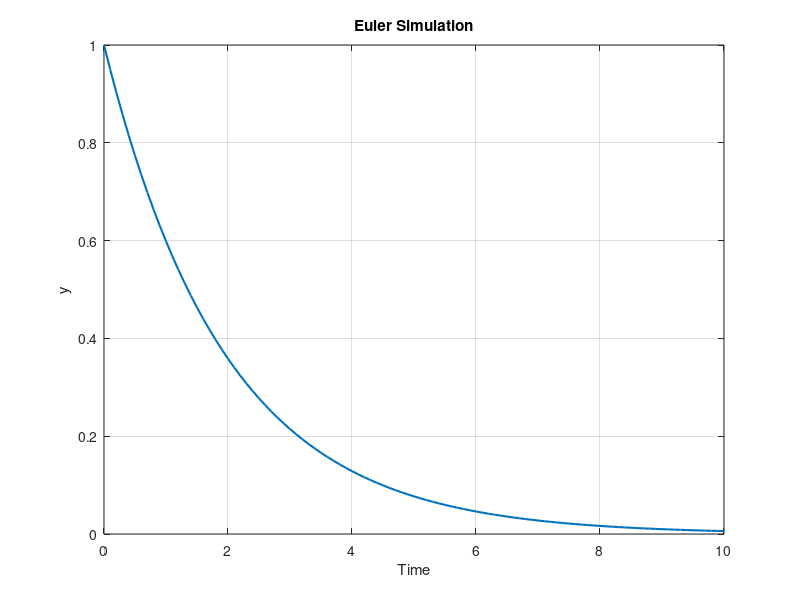
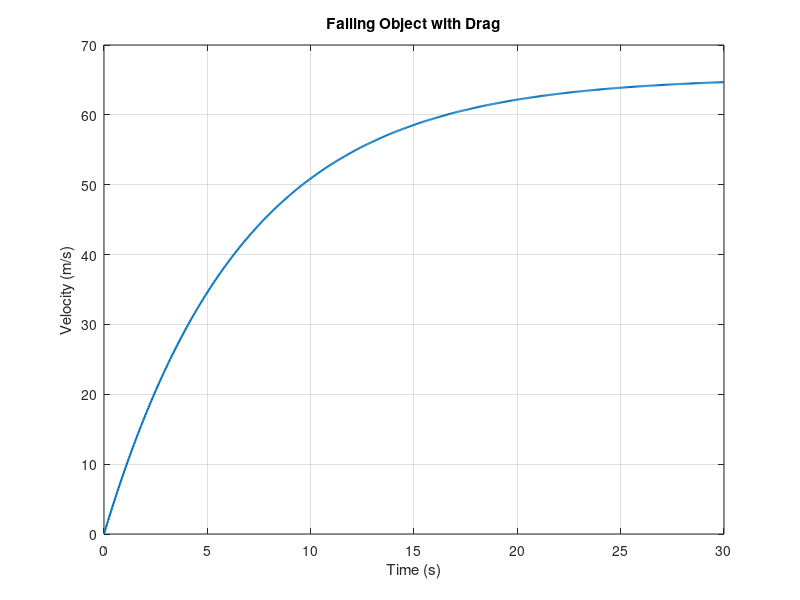
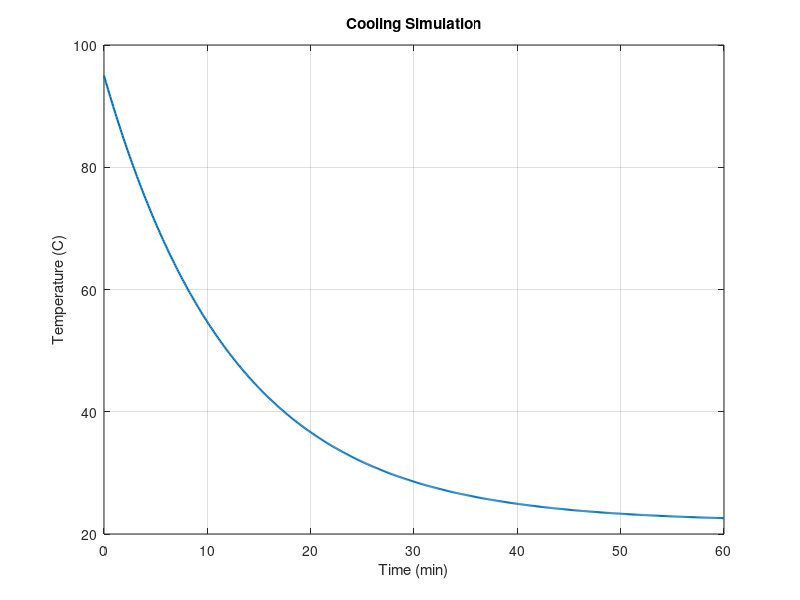
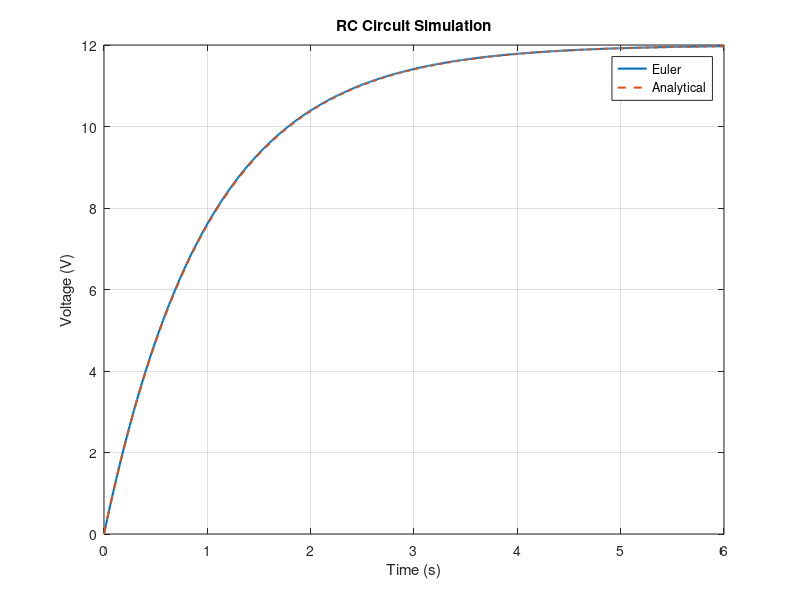

These charts were generated, in order, by the following MATLAB code:
%% Week 14 - Engineering Simulation and Computational Modeling
% ESC 113: Computer Aided Analysis for Engineering
%
% Run one section at a time.

clear
clc
close all

%% 1. Euler Method Example

dt = 0.1;
t = 0:dt:10;

y = zeros(size(t));
y(1) = 1;

for i = 1:length(t)-1
    dydt = -0.5*y(i);
    y(i+1) = y(i) + dt*dydt;
end

figure
plot(t,y,'LineWidth',1.5)
xlabel('Time')
ylabel('y')
title('Euler Simulation')
grid on

%% 2. Falling Object with Linear Drag

m = 80;
c = 12;
g = 9.81;

dt = 0.05;
t = 0:dt:30;

v = zeros(size(t));

for i = 1:length(t)-1
    dvdt = g - (c/m)*v(i);
    v(i+1) = v(i) + dt*dvdt;
end

figure
plot(t,v,'LineWidth',1.5)
xlabel('Time (s)')
ylabel('Velocity (m/s)')
title('Falling Object with Drag')
grid on

fprintf('Simulated final velocity = %.2f m/s\n',v(end))
fprintf('Analytical terminal velocity = %.2f m/s\n',m*g/c)

%% 3. Cooling Simulation

T0 = 95;
Tamb = 22;
k = 0.08;

dt = 0.1;
t = 0:dt:60;

T = zeros(size(t));
T(1) = T0;

for i = 1:length(t)-1
    dTdt = -k*(T(i)-Tamb);
    T(i+1) = T(i) + dt*dTdt;
end

figure
plot(t,T,'LineWidth',1.5)
xlabel('Time (min)')
ylabel('Temperature (C)')
title('Cooling Simulation')
grid on

%% 4. RC Circuit Simulation

Vs = 12;
R = 1000;
C = 0.001;

dt = 0.01;
t = 0:dt:6;

V = zeros(size(t));

for i = 1:length(t)-1
    dVdt = (Vs - V(i))/(R*C);
    V(i+1) = V(i) + dt*dVdt;
end

Vexact = Vs*(1-exp(-t/(R*C)));

figure
plot(t,V,'LineWidth',1.5)
hold on
plot(t,Vexact,'--','LineWidth',1.5)
hold off
xlabel('Time (s)')
ylabel('Voltage (V)')
title('RC Circuit Simulation')
legend('Euler','Analytical')
grid on

%% 5. Tank Simulation

Qin = 18;
Qout = 12;
capacity = 500;

dt = 1;
t = 0:dt:120;

volume = zeros(size(t));
volume(1) = 100;

for i = 1:length(t)-1
    volume(i+1) = volume(i) + dt*(Qin-Qout);

    if volume(i+1) >= capacity
        volume(i+1:end) = capacity;
        fprintf('Capacity reached at %.1f min\n',t(i+1))
        break
    end
end

figure
plot(t,volume,'LineWidth',1.5)
xlabel('Time (min)')
ylabel('Volume (L)')
title('Tank Volume Simulation')
grid on

%% 6. Parameter Study - Cooling Constant

k_values = [0.03 0.05 0.08 0.12];

figure
hold on

for k = k_values
    T = zeros(size(t));
    T(1) = 95;

    for i = 1:length(t)-1
        T(i+1) = T(i) + dt*(-k*(T(i)-22));
    end

    plot(t,T,'DisplayName',['k=' num2str(k)])
end

hold off
xlabel('Time')
ylabel('Temperature')
title('Cooling Parameter Study')
legend
grid on

%% 7. Review
%
% Verification:
% Did we solve the equations correctly?
%
% Validation:
% Does the model represent the physical system?
%
% Always document:
% assumptions
% parameters
% units
% time step
% model limitations
